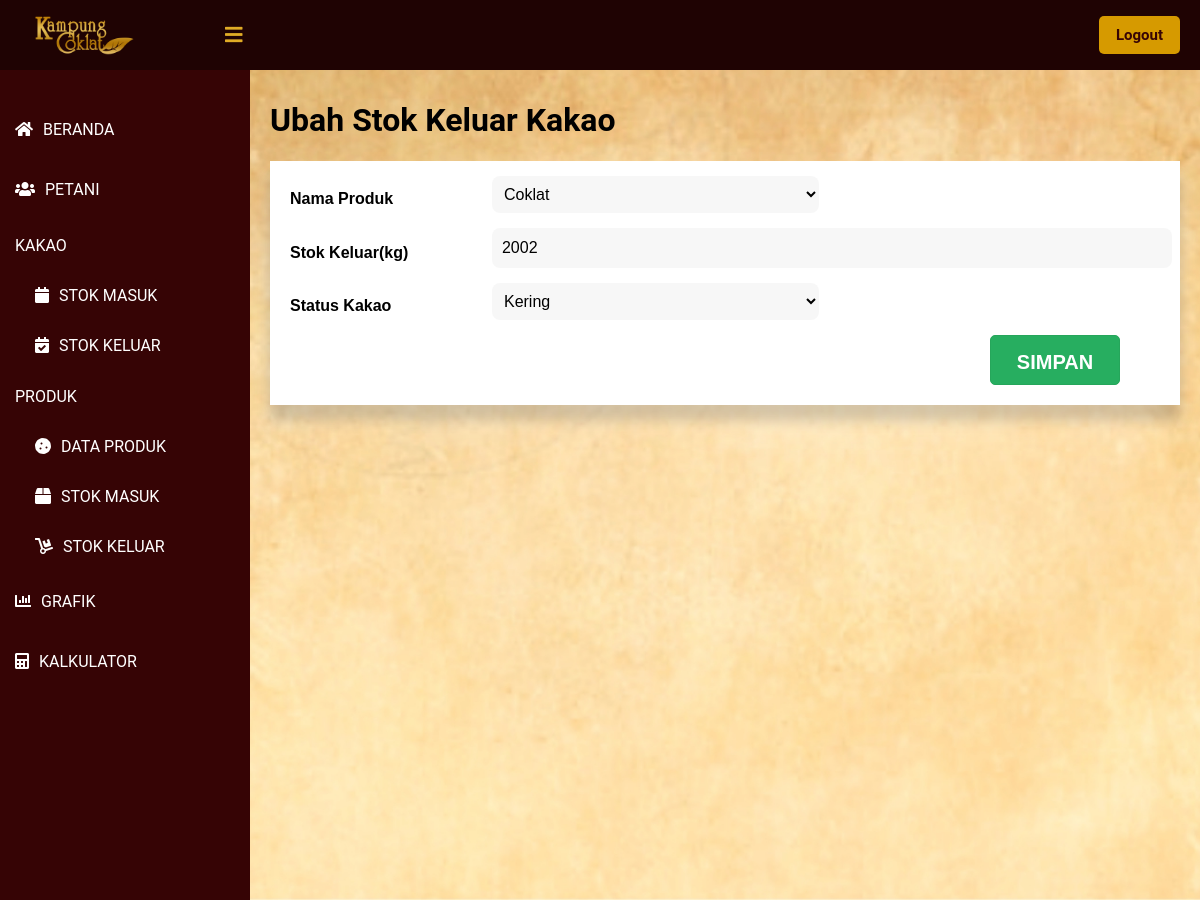
The app's page /public/ubah_SKK/1 (signed in) with its own data.
### tables this page shows
CREATE TABLE `stok_keluar_kakao` (
  `id_keluar_kakao` int(11) NOT NULL,
  `tanggal_keluar` timestamp NOT NULL DEFAULT current_timestamp(),
  `nama_produk` int(11) NOT NULL,
  `stok_keluar` int(11) NOT NULL,
  `status_kakao` int(11) NOT NULL
);

CREATE TABLE `produk` (
  `id_produk` int(11) NOT NULL,
  `nama_produk` varchar(30) NOT NULL,
  `berat_bersih` int(11) NOT NULL,
  `harga` int(11) NOT NULL,
  `produksi_kakao_kering` int(11) NOT NULL,
  `produksi_kakao_basah` int(11) NOT NULL
);

### app/core/Controller.php (called while the page is built, shortened)
<?php
class Controller {
    public function view($view, $data = [])
    {
        require_once   '../app/views/'.$view.'.php';
    }
    public function model($model)
    {
        return new $model;
    }
}
?>

### app/controllers/Ubah_SKK.php (called while the page is built, shortened)
<?php
class Ubah_SKK extends Controller {
    public function index($id)
    {
        $data = $this->model('SKK_model')->getSKKById($id);
        $listProduk = $this->model('Produk_model')->getList();
        $data['produk'] = $listProduk['list_data'];
        $this->view('ubah_SKK/index', $data);
    }
}
?>

### app/core/App.php (called while the page is built, shortened)
<?php
class App {
    protected $method = 'index';
    protected $params = [];
    public function __construct()
    {
        $url = $this->parseURL();
        if ( file_exists('../app/controllers/' . $url[0] . '.php') ) {
            unset($url[0]);
        }
        $this->controller = new $this->controller;
        if ( !empty($url) ) {
            $this->params = array_values($url);
        }
        call_user_func_array([$this->controller, $this->method], $this->params);
    }
    public function parseURL()
    {
        if ( isset($_GET['url']) ) {
            $url = rtrim($_GET['url'], '/');
            $url = filter_var($url, FILTER_SANITIZE_URL);
            $url = explode("/", $url);
            return $url;
        }
    }
}

### public/index.php (called while the page is built, shortened)
<?php
$app = new App;

### app/core/Database.php (called while the page is built, shortened)
<?php
class Database {
    private $host = DB_HOST;
    private $db_name = DB_NAME;
    private $dbh;
    private $stmt;
    public function __construct()
    {
        $dsn = 'mysql:host=' . $this->host . ';dbname=' . $this->db_name;
        try {
            $this->dbh = new PDO($dsn, 'root', '');
        } catch(PDOException $e) {
            die($e->getMessage());
        }
    }
    public function query($query)
    {
        $this->stmt = $this->dbh->prepare($query);
    }
    public function execute()
    {
        $this->stmt->execute();
    }
    public function resultSet()
    {
        $this->execute();
        return $this->stmt->fetchAll(PDO::FETCH_ASSOC);
    }
    public function single()
    {
        $this->execute();
        return $this->stmt->fetch(PDO::FETCH_ASSOC);
    }
}

### app/models/Produk_model.php (called while the page is built, shortened)
<?php
class Produk_model {
    private $table = 'produk';
    private $db;
    public function __construct()
    {
        $this->db = new Database;
    }
    public function getList($page = null)
    {
        $data = [];
        $jumlahDataSetiapPage = 10;
        $this -> db -> query("SELECT produk.* FROM `" . $this->table . "`");
        $daftarData = $this -> db -> resultSet();
        $jumlahData = count($daftarData);
        $jumlahPage = ceil($jumlahData / $jumlahDataSetiapPage);
        $halamanSaatIni = ( isset($page) ) ? $page : 1;
        $data['list_data'] = $daftarData;
        $data['halaman_saat_ini'] = $halamanSaatIni;
        $data['jumlah_halaman'] = $jumlahPage;
        return $data;
    }
}

### app/models/SKK_model.php (called while the page is built, shortened)
<?php
class SKK_model {
    private $db;
    public function __construct()
    {
        $this->db = new Database;
    }
    public function getSKKById($id_keluar_kakao){
        $this->db->query('SELECT * FROM stok_keluar_kakao WHERE id_keluar_kakao = '.$id_keluar_kakao);
        return $this->db->single();
    }
}

### app/views/ubah_SKK/index.php (the view, shortened to what this page needs)
<!DOCTYPE html>
<html>
<head>
	<link href="<?= BASEURL ?>/css/tambah_petani.css" rel="stylesheet" type="text/css">
    <link rel="stylesheet" href="https://cdnjs.cloudflare.com/ajax/libs/font-awesome/5.12.1/css/all.min.css">
</head>
<body>
    <header>
        <label for="check">
            <i class="fas fa-bars" id="sidebar_btn"></i>
        </label>
        <div class="left_area">
            <img src="http://localhost/KampungCoklat/public/img/Logo-Daun.png">
        </div>
        <div class="right_area">
            <a href="#" class="logout_btn">Logout</a>
        </div>
    </header>
    <div class="sidebar">
        <a class="menu" href="<?= BASEURL ?>/beranda"><i class="fas fa-home"></i><span>BERANDA</span></a>
        <a class="menu" href="<?= BASEURL ?>/lihat_petani/1"><i class="fas fa-users"></i><span>PETANI</span></a>
        <p class="menu2">KAKAO</p>
        <a class="sub_menu" href="<?= BASEURL ?>/lihat_stok/1"><i class="fas fa-calendar"></i><span>STOK MASUK</span></a>
        <a class="sub_menu" href="<?= BASEURL ?>/lihat_SKK/1"><i class="fas fa-calendar-check"></i><span>STOK KELUAR</span></a>
        <p class="menu2">PRODUK</p>
        <a class="sub_menu" href="<?= BASEURL ?>/lihat_produk/1"><i class="fas fa-cookie"></i><span>DATA PRODUK</span></a>
        <a class="sub_menu" href="<?= BASEURL ?>/lihat_SMP/1"><i class="fas fa-box"></i><span>STOK MASUK</span></a>
        <a class="sub_menu" href="<?= BASEURL ?>/lihat_SKP/1"><i class="fas fa-dolly"></i><span>STOK KELUAR</span></a>
        <a class="menu" href="#"><i class="fas fa-chart-bar"></i><span>GRAFIK</span></a>
        <a class="menu" href="#"><i class="fas fa-calculator"></i><span>KALKULATOR</span></a>
    </div>
    <div class="content">
        <div class="card">
            <h1>Ubah Stok Keluar Kakao</h1>
        </div>
        <div class="card_table">
            <div>
                <div class="kotak">
                <form action="<?= BASEURL ?>/Ubah_SKK/update" method="post">
                    <div class="form">
                        <div class="inputfield">
                            <label class="dataDiri">Nama Produk</label>
                            <div style="width: 100%;">
                                <select class="select" name="nama_produk" id="nama_produk" required oninvalid="this.setCustomValidity('Pilih Nama Produk')" oninput="setCustomValidity('')">
                                    <?php foreach ($data['produk'] as $value) { ?>
                                        <option value="<?= $value['id_produk'] ?>" <?= (isset($data['nama_produk']) && $data['nama_produk'] == $value['id_produk']) ? 'selected' : '' ?>><?= $value['nama_produk'] ?></option>
                                    <?php } ?>
                                </select>
                            </div>
                        </div>
                        <div class="inputfield">
                            <label class="dataDiri">Stok Keluar(kg)</label>
                            <div style="width: 100%;">
                                <input class="diri" id="stok_keluar" name="stok_keluar" value="<?= $data['stok_keluar'] ?? '' ?>" required oninvalid="this.setCustomValidity('Stok keluar tidak boleh kosong')" oninput="setCustomValidity('')">
                            </div>
                        </div>
                        <div class="inputfield">
					        <label class="dataDiri">Status Kakao</label>
                            <div style="width: 100%;">
                                <select class="select" name="status_kakao" id="status_kakao" required oninvalid="this.setCustomValidity('Pilih Status Kakao')" oninput="setCustomValidity('')">
                                    <option value="27" <?= (isset($data['status_kakao']) && $data['status_kakao'] == 27) ? 'selected' : '' ?>>Kering</option>
                                </select>
                            </div>
                        </div>
                        <div class="inputfield">
                            <div style="width: 100%">
                                <button class="click-me"><label for="klik">SIMPAN</label></button>
                            </div>
                        </div>
                    </div>
                </form>
                </div>
            </div>
        </div>
    </div>
</body>
</html>

### public/css/tambah_petani.css (style rules this page uses)
body { margin: 0; padding: 0; font-family: "Roboto", sans-serif; user-select: none; }
header { z-index: 1; position: fixed; background: #1f0303; padding: 20px; width: calc(100% - 0%); top: 0; height: 30px; }
.left_area img { width: 120px; margin-top: -15px; }
.logout_btn { padding-left: 17px; padding-right: 17px; padding-bottom: 10px; padding-top: 10px; background: #d69a00; text-decoration: none; float: right; margin-top: -60px; margin-right: 40px; border-radius: 5px; font-size: 15px; font-weight: 600; color: #360405; transition: 0.5s; transition-property: background; }
.sidebar { z-index: 1; top: 0; background: #360405; margin-top: 70px; padding-top: 30px; position: fixed; left: 0; width: 250px; height: calc(100% - 9%); transition: 0.5s; transition-property: left; overflow-y: auto; }
.menu { color: #fff; display: block; width: 100%; line-height: 60px; text-decoration: none; padding-left: 15px; box-sizing: border-box; transition: 0.5s; transition-property: background; }
.menu2 { color: #fff; display: block; width: 100%; text-decoration: none; padding-left: 15px; box-sizing: border-box; transition: 0.5s; transition-property: background; }
.sub_menu { color: #fff; display: block; width: 100%; line-height: 50px; text-decoration: none; padding-left: 35px; box-sizing: border-box; transition: 0.5s; transition-property: background; }
.sidebar i { padding-right: 10px; }
label #sidebar_btn { z-index: 1; color: #e0ac26; position: fixed; cursor: pointer; left: 225px; font-size: 20px; margin: 5px 0; transition: 0.5s; transition-property: color; }
.content { background: url('http://localhost/KampungCoklat/public/img/bg.jpg') no-repeat; background-position: center; background-size: cover; height: 100vh; transition: 0.5s; width: (100% - 250px); margin-top: 60px; padding: 20px; margin-left: 250px; }
.content .card_table { box-shadow: 0 19px 38px rgba(255, 255, 255, 0.3), 0 15px 12px rgba(0,0,0,0.22); background-color: #fff; }
.kotak { margin: 20px; }
.kotak .form .inputfield { margin-bottom: 15px; display: flex; align-items: center; }
.dataDiri { width: 250px; font-family: Helvetica; font-size: 16px; margin-top: 10px; margin-right: 10px; font-weight: bold; }
.kotak .form .inputfield .diri { width: 100%; outline: none; border-left: none; border-right: none; border-bottom: none; border-top: none; padding-left: 10px; font-family: Helvetica; font-size: 16px; border-radius: 8px; height: 38px; transition: all 0.3s ease; background-color: rgba(235, 235, 235, 0.4); }
.select { width: 49%; height: 37px; background-color: rgba(235, 235, 235, 0.4); border-left: none; border-right: none; border-bottom: none; border-top: none; outline: none; border-radius: 8px; padding-left: 8px; font-family: Helvetica; font-size: 16px; }
.kotak .form .inputfield:last-child { margin-bottom: 0; }
.click-me { display: block; width: 130px; height: 50px; background-color: #27ae60; border: 1px solid #26a65b; color: white; text-align: center; font-size: 20px; line-height: 50px; border-radius: 5px; cursor: pointer; float: right; margin-right: 40px; margin-bottom: 20px; font-weight: bold; transition: 0.5s; }

### records on screen
stok_keluar_kakao: nama_produk "Coklat", stok_keluar "2002", status_kakao "Kering"
